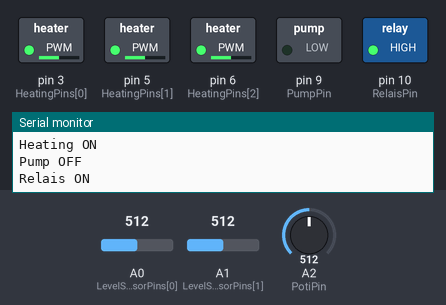
Bench run of a sketch on a simulated Arduino Uno, built with avr-gcc and run on an emulated ATmega328P. Shown: switched loads named in the sketch (green lamp = pin HIGH), the last lines printed to the serial monitor. The inputs (shaded band) are chosen by the test bench; at power-on: A0 (LevelSensorPins[0]) = 512, A2 (PotiPin) = 512, A1 (LevelSensorPins[1]) = 512. Pins used as bus, display or sensor lines are not drawn.

Above: at 1.6 s.
1.7 s: A0 (LevelSensorPins[0]) set to 597
3.4 s: A0 (LevelSensorPins[0]) set to 626
At 4.5 s:
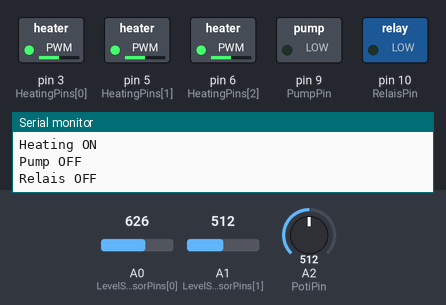
5.5 s: A2 (PotiPin) set to 716
At 7.0 s:
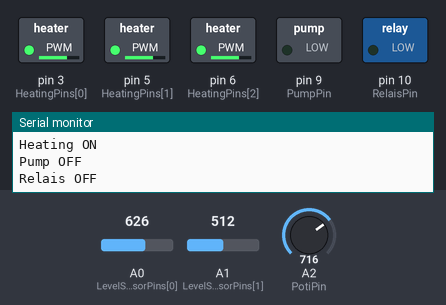
7.3 s: A2 (PotiPin) set to 900
At 8.6 s:
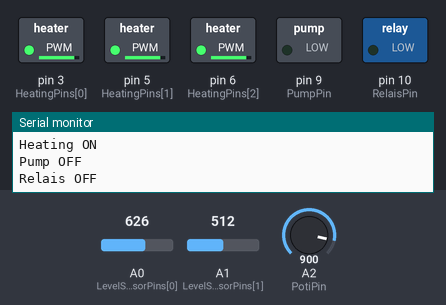
9.1 s: A0 (LevelSensorPins[0]) set to 511
At 10.3 s:
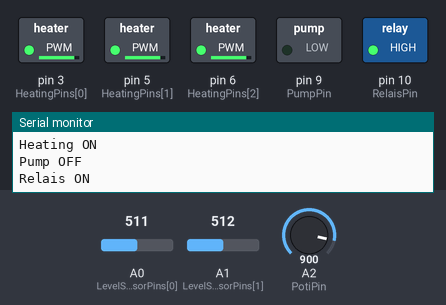
10.9 s: A1 (LevelSensorPins[1]) set to 597
12.4 s: A1 (LevelSensorPins[1]) set to 621
At 13.1 s:
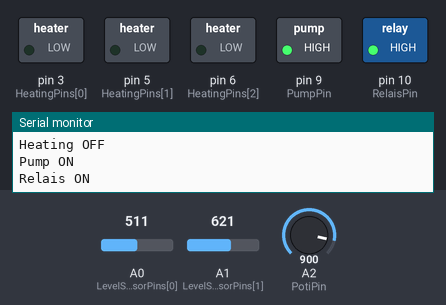
Timing chart, 0 to 14.9 s (numbered marks = the images above; inputs shaded):
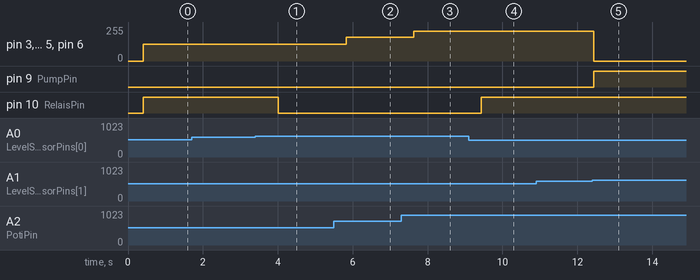

Measured:
- the behaviour switches between 608 and 609 on A0 (LevelSensorPins[0]) (found by bisection; images 0 and 1)
- the behaviour switches between 608 and 609 on A1 (LevelSensorPins[1]) (found by bisection; images 4 and 5)
- after the input at 1.7 s, every drawn part: stays the same
- after the input at 3.4 s, pin 10 (RelaisPin): HIGH → LOW after 0.61 s
- after the input at 5.5 s, pin 3 (HeatingPins[0]), pin 5 (HeatingPins[1]), pin 6 (HeatingPins[2]): 127/255 → 178/255 after 0.32 s
- after the input at 7.3 s, pin 3 (HeatingPins[0]), pin 5 (HeatingPins[1]), pin 6 (HeatingPins[2]): 178/255 → 224/255 after 0.33 s
- after the input at 9.1 s, pin 10 (RelaisPin): LOW → HIGH after 0.33 s
- after the input at 10.9 s, every drawn part: stays the same
- after the input at 12.4 s, pin 3 (HeatingPins[0]), pin 5 (HeatingPins[1]), pin 6 (HeatingPins[2]): 224/255 → 0/255 at once; pin 9 (PumpPin): LOW → HIGH at once

The sketch:

FogMachine.ino
```cpp
// (licence header left out)
//#define _DEBUG
///////////////////////////////////////////////// initialise the GPIO pins
#define NUM_SENSORS 2
const int SensorOnPins[NUM_SENSORS] = { 8, 4 };                       // pin 27 sends a "0"  or "1" (0 -3.3 V) to the waterlevel measurement circuit
const int LevelSensorPins[NUM_SENSORS] = { A0, A1 };                 // 12 bits ADC pin 34 senses the voltage level of the waterlevel sensor (values 0 - 4095)

int WaterLevelValues[NUM_SENSORS] = { 0, 0 };                        // Variable array to store the value of the Waterlevel sensor
int levels[NUM_SENSORS] = { 0, 0 };                                         // Variable array of the WaterLevel

//                      0    1    2    3    4    5
int LEVELarray [6] = {340, 380, 430, 480, 530, 580} ; // Array with the level reference values to determine the waterlevel
// the "0" level is applicable when there is no water in the reservoir
// the "5" level is applicable when the reservoir is full

const int PotiPin = A2;

const int PumpPin = 9;
const int RelaisPin = 10;

#define NUM_HEATINGS 3
const int HeatingPins[NUM_HEATINGS] = { 3, 5, 6 };
int     heatValue = 0;

enum eState {
  S_HEAT_ON = 1,
  S_PUMP_ON = 2,
  S_RELAIS_ON = 4
};

int state = 0;
int oldState = (S_HEAT_ON | S_PUMP_ON | S_RELAIS_ON);

/////////////////////////////////////////////////// the setup code that follows, will run once after "Power On" or after a RESET
void setup() {
  int i;

  Serial.begin(115200);
  Serial.println("DIY fog machine v0.1");

  for (i = 0; i < NUM_SENSORS; i++) {
    pinMode(SensorOnPins[i], OUTPUT);                   // Initializes the power output pin (3.3 V) for the WaterLevel Sensor circuit
    digitalWrite(SensorOnPins[i], LOW);                 // Set SensorOnPin to LOW; this will send 0 V to the measuring circuit

    pinMode(LevelSensorPins[i], INPUT);                 // Initializes the water level sensorpin
  }

  for (i = 0; i < NUM_HEATINGS; i++) {
    pinMode(HeatingPins[i], OUTPUT);                    // Initializes the power output pin (3.3 V) for the heating circuit
    analogWrite(HeatingPins[i], 0);                     // heating circuits off
  }
  pinMode(PumpPin, OUTPUT);                             // Initializes the water pump pin
  digitalWrite(PumpPin, LOW);                           // water pump off
  pinMode(RelaisPin, OUTPUT);                           // Initializes the relais pin
  digitalWrite(RelaisPin, LOW);                         // relais off
  state = 0;

}

/////////////////////////////////////////////////// the loop code that follows, will run repeatedly until "Power Off" or a RESET
void loop() {

  int i;

  for (i = 0; i < NUM_SENSORS; i++) {
    getMeasureLevel(i);
  }
#ifdef _DEBUG
  Serial.print(WaterLevelValues[0]);
  Serial.print(",");
  Serial.println(levels[0]);
#endif
  heatValue = map(analogRead(PotiPin), 0, 1024, 0, 255);
  //Serial.print(" Heat: "); Serial.println(heatValue);

  if (levels[1] < 1) {              // all level sensors under minimum
    for (i = 0; i < NUM_HEATINGS; i++) {
      analogWrite(HeatingPins[i], 0);                // heating off
    }
    state &= ~S_HEAT_ON;
    digitalWrite(PumpPin, LOW);                      // water pump off
    state &= ~S_PUMP_ON;
  }
  if (levels[0] >= 2 && levels[1] <= 1) {       // small level sensors under minimum
    digitalWrite(PumpPin, HIGH);                     // water pump on
    state |= S_PUMP_ON;
  }
  else if (levels[1] >= 3) { // small level sensors over maximum
    digitalWrite(PumpPin, LOW);                     // water pump off
    state &= ~S_PUMP_ON;
  }
  if (levels[0] >= 2) { // big containment sensor over minimum
    digitalWrite(RelaisPin, HIGH);                  // relais on, secondary fog machine on
    state |= S_RELAIS_ON;
  }
  else { // big containment sensor under minimum
    digitalWrite(RelaisPin, LOW);                   // relais off, secondary fog machine off
    state &= ~S_RELAIS_ON;
    digitalWrite(PumpPin, LOW);                     // water pump off
    state &= ~S_PUMP_ON;
  }
  if (levels[1] >= 1) { // both level sensors over minimum
    for (i = 0; i < NUM_HEATINGS; i++) {
      analogWrite(HeatingPins[i], heatValue);       // heating on
    }
    state |= S_HEAT_ON;
  }
  if (state != oldState) {
  #ifndef _DEBUG
    Serial.print("Sensor 1: "); Serial.print(" = "); Serial.print(LEVELarray[levels[0]]); Serial.print("   WaterLevelValue: "); Serial.print(WaterLevelValues[0]); Serial.print("  Level: "); Serial.println(levels[0]);
    Serial.print("Sensor 2: "); Serial.print(" = "); Serial.print(LEVELarray[levels[1]]); Serial.print("   WaterLevelValue: "); Serial.print(WaterLevelValues[1]); Serial.print("  Level: "); Serial.println(levels[1]);
    Serial.print("Heating: "); Serial.println(heatValue);
    if (state & S_HEAT_ON) Serial.println("Heating ON"); else Serial.println("Heating OFF");
    if (state & S_PUMP_ON) Serial.println("Pump ON"); else Serial.println("Pump OFF");
    if (state & S_RELAIS_ON) Serial.println("Relais ON"); else Serial.println("Relais OFF");
  #endif
    oldState = state;
  }
  delay(200);                            // Check for new value every 1 sec;
  //this value is just for demonstration purposes and will in a practical application be far less frequent
}
//////////////////END of LOOP////////////////////////////////////////////////////////////


/////////////////////////////////////////////////// Hereafter follows the Function for measuring the WaterLevel (called from within the loop)

void getMeasureLevel(int num) {
  boolean inRange = false;
  if (num < NUM_SENSORS) {
    digitalWrite(SensorOnPins[num], HIGH);           // make SenorOnPin HIGH
    delay(200);                             // allow the circuit to stabilize
    WaterLevelValues[num] = analogRead(LevelSensorPins[num]);  //Read data from analog pin and store it to WaterLevelvalue variable

    for (int i = 0; i < 6 ; i++)
    {
      if ((WaterLevelValues[num] > (LEVELarray[i] * 0.95)) && (WaterLevelValues[num] < (LEVELarray[i] * 1.05)))              // allow a margin of 4% on the measured values to eliminate jitter and noise
      {
        levels[num] = i;
        inRange = true;
      }
    }
    if (inRange == false) {
        levels[num] = 0;
    }

    digitalWrite(SensorOnPins[num], LOW);           // make SenorOnPin LOW
    //Serial.print(" Sensor: "); Serial.print(num + 1); Serial.print(" = "); Serial.print(LEVELarray[levels[num]]); Serial.print("   WaterLevelValue: "); Serial.print(WaterLevelValues[num]); Serial.print("  Level: "); Serial.println(levels[num]);
    // uncomment this code for determining the values to be put in the LEVELarray [] using the serial plotter and/or serial monitor or the ARDUINO IDE
    //Serial.println(levels[num]);
  }
}
```
